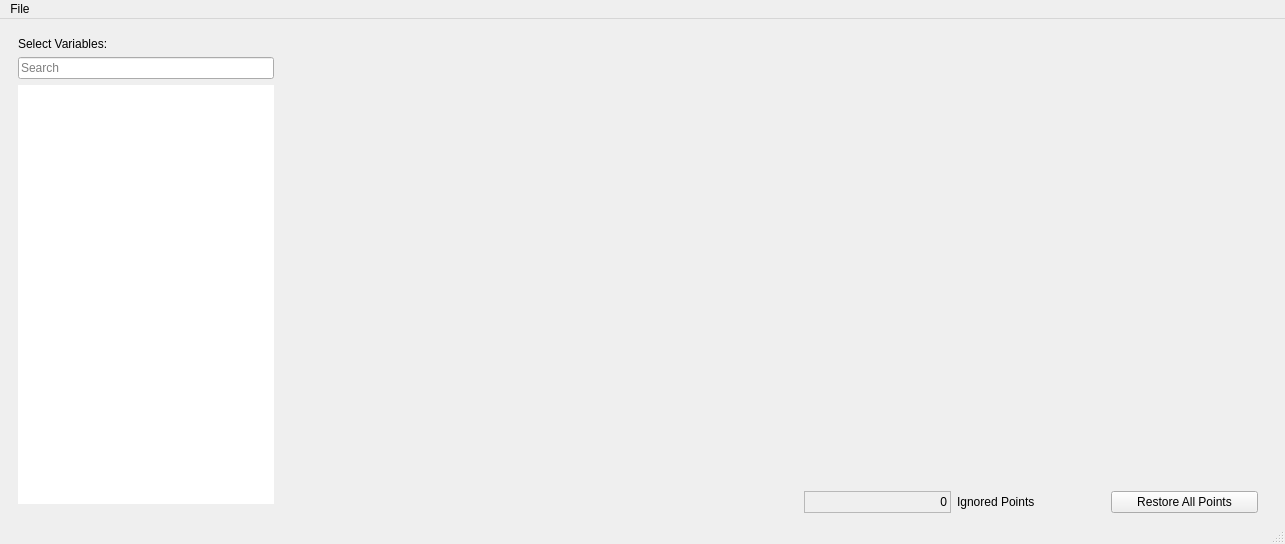
<?xml version="1.0" encoding="UTF-8"?>
<ui version="4.0">
 <class>correlation_app</class>
 <widget class="QMainWindow" name="correlation_app">
  <property name="geometry">
   <rect>
    <x>0</x>
    <y>0</y>
    <width>1285</width>
    <height>544</height>
   </rect>
  </property>
  <property name="windowTitle">
   <string>Correlations</string>
  </property>
  <property name="windowIcon">
   <iconset>
    <normalon>:/icons/correlations_app.png</normalon>
   </iconset>
  </property>
  <widget class="QWidget" name="centralwidget">
   <layout class="QHBoxLayout" name="horizontalLayout" stretch="0,5,5">
    <item>
     <widget class="QFrame" name="list_frame">
      <property name="frameShape">
       <enum>QFrame::NoFrame</enum>
      </property>
      <property name="frameShadow">
       <enum>QFrame::Raised</enum>
      </property>
      <layout class="QVBoxLayout" name="verticalLayout">
       <item>
        <widget class="QLabel" name="label">
         <property name="text">
          <string>Select Variables:</string>
         </property>
        </widget>
       </item>
       <item>
        <widget class="QLineEdit" name="search_box">
         <property name="placeholderText">
          <string>Search</string>
         </property>
        </widget>
       </item>
       <item>
        <widget class="QListView" name="variables_list">
         <property name="frameShape">
          <enum>QFrame::NoFrame</enum>
         </property>
         <property name="alternatingRowColors">
          <bool>true</bool>
         </property>
         <property name="wordWrap">
          <bool>true</bool>
         </property>
        </widget>
       </item>
      </layout>
     </widget>
    </item>
    <item>
     <widget class="QFrame" name="cor_mat_frame">
      <property name="frameShape">
       <enum>QFrame::NoFrame</enum>
      </property>
      <property name="frameShadow">
       <enum>QFrame::Raised</enum>
      </property>
     </widget>
    </item>
    <item>
     <widget class="QFrame" name="frame">
      <property name="frameShape">
       <enum>QFrame::NoFrame</enum>
      </property>
      <property name="frameShadow">
       <enum>QFrame::Raised</enum>
      </property>
      <layout class="QVBoxLayout" name="verticalLayout_2" stretch="1,0">
       <property name="margin">
        <number>0</number>
       </property>
       <item>
        <widget class="QFrame" name="reg_frame">
         <property name="frameShape">
          <enum>QFrame::NoFrame</enum>
         </property>
         <property name="frameShadow">
          <enum>QFrame::Raised</enum>
         </property>
        </widget>
       </item>
       <item>
        <widget class="QFrame" name="frame_2">
         <property name="frameShape">
          <enum>QFrame::NoFrame</enum>
         </property>
         <layout class="QHBoxLayout" name="horizontalLayout_2">
          <property name="leftMargin">
           <number>18</number>
          </property>
          <property name="topMargin">
           <number>0</number>
          </property>
          <property name="rightMargin">
           <number>18</number>
          </property>
          <property name="bottomMargin">
           <number>0</number>
          </property>
          <item>
           <widget class="QLabel" name="ignored_label">
            <property name="toolTip">
             <string>Click on any point on the plot to temporary ignore it</string>
            </property>
            <property name="frameShape">
             <enum>QFrame::StyledPanel</enum>
            </property>
            <property name="frameShadow">
             <enum>QFrame::Sunken</enum>
            </property>
            <property name="text">
             <string>0</string>
            </property>
            <property name="alignment">
             <set>Qt::AlignRight|Qt::AlignTrailing|Qt::AlignVCenter</set>
            </property>
           </widget>
          </item>
          <item>
           <widget class="QLabel" name="label_2">
            <property name="text">
             <string>Ignored Points</string>
            </property>
           </widget>
          </item>
          <item>
           <widget class="QPushButton" name="restore_points">
            <property name="text">
             <string>Restore All Points</string>
            </property>
           </widget>
          </item>
         </layout>
        </widget>
       </item>
      </layout>
     </widget>
    </item>
   </layout>
  </widget>
  <widget class="QMenuBar" name="menubar">
   <property name="geometry">
    <rect>
     <x>0</x>
     <y>0</y>
     <width>1285</width>
     <height>27</height>
    </rect>
   </property>
   <widget class="QMenu" name="menuFile">
    <property name="title">
     <string>File</string>
    </property>
    <widget class="QMenu" name="menuAccept_sample">
     <property name="title">
      <string>Accept sample</string>
     </property>
    </widget>
    <addaction name="separator"/>
    <addaction name="actionSave_Matrix"/>
    <addaction name="actionSave_Scatter"/>
    <addaction name="actionSave_Scenario"/>
    <addaction name="actionLoad_Scenario"/>
    <addaction name="separator"/>
    <addaction name="actionLoad_sample"/>
    <addaction name="actionRestore_sample"/>
    <addaction name="actionModify_sample"/>
    <addaction name="actionSend_sample"/>
    <addaction name="menuAccept_sample"/>
   </widget>
   <addaction name="menuFile"/>
  </widget>
  <widget class="QStatusBar" name="statusbar"/>
  <action name="actionSave_Scenario">
   <property name="text">
    <string>Save Scenario</string>
   </property>
  </action>
  <action name="actionLoad_Scenario">
   <property name="text">
    <string>Load Scenario</string>
   </property>
  </action>
  <action name="actionLoad_sample">
   <property name="text">
    <string>Load sample</string>
   </property>
  </action>
  <action name="actionSave_Matrix">
   <property name="text">
    <string>Save Matrix</string>
   </property>
  </action>
  <action name="actionSave_Scatter">
   <property name="text">
    <string>Save Scatter</string>
   </property>
  </action>
  <action name="actionModify_sample">
   <property name="text">
    <string>Modify sample</string>
   </property>
  </action>
  <action name="actionRestore_sample">
   <property name="text">
    <string>Restore sample</string>
   </property>
   <property name="toolTip">
    <string>Restore all emoved points</string>
   </property>
  </action>
  <action name="actionSend_sample">
   <property name="text">
    <string>Send sample</string>
   </property>
   <property name="toolTip">
    <string>Send Sample (removed points will be omited)</string>
   </property>
  </action>
 </widget>
 <resources>
  <include location="resources.qrc"/>
 </resources>
 <connections/>
</ui>
